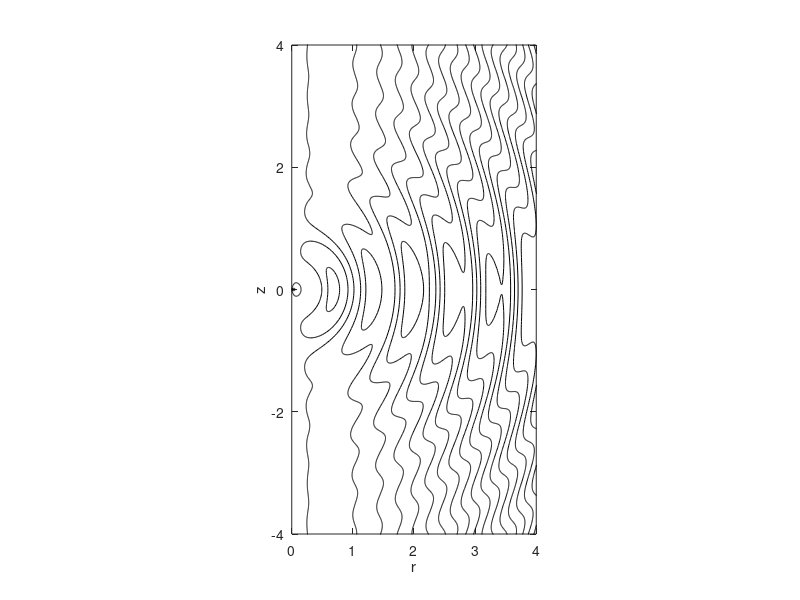

MATLAB code for this plot:
clear
close all

% Set Rossby number
Ro = 0.1;


% Defince sigma
m=1000;
sigmamin = 0.01;
sigmamax = 7.01;
sigma = linspace(sigmamin,sigmamax,m);
sigmasquare = sigma.^2;
sigmamin1 =sigma - 1;

% Calculate f(sigma)
Term_1 = -1*(1/2)* sigmasquare;
Fac_1 = (1/2)*1./sigma;
Arg = (sigma - 1)/Ro;
Term_2 =  sigma.*cos(Arg);
Term_3 = Ro * sin(Arg);
Brack = Term_2 - Term_3;
f = Term_1 + Fac_1 .* Brack;


% Now we have f(sigma). However, in order to plot is
% as in Fig. 3 of Scase and Terry we need to introduce
% angle theta relative to upward z axis and then 
% convert f and theta to cartesian coordinates. 

% Define polar coordinate theta and specify how many values to creat
p = pi;
n = 80;
theta = linspace(0,p,n);
sintheta = sin(theta);
costheta = cos(theta);
sinthetasquare = sintheta.^2;

%Calculate the z coordinate for each f
for j = 1:m          %Note: m = number of radial points
   for i = 1:n       %Note: n = number of angles
     z(i,j) = costheta(i)*sigma(j);
     r(i,j) = sintheta(i)* sigma(j);
     Psi(i,j) = f(j)*sinthetasquare(i);
   end    
end


%Calculate the z coordinate for each f. But calculate r via x and y
%for j = 1:m          %Note: m = number of radial points
%   for i = 1:n       %Note: n = number of angles
%     x(i,j) = sintheta(i)*sigma(j);
%     y(i,j) = costheta(i)*sigma(j);  
%     r2(i,j) = sqrt(x(i,j)^2 + y(i,j)^2);
%     F(i,j) = f(j);
%   end    
% end



%surf(r,z,Psi)
figure
contour(r,z,Psi,50,'k-')
pbaspect([1 2 1])

% Plot Psi but using the other way of calucatiing r, that is r2 above
%figure
%contour(r2,z,Psi)
%pbaspect([1 2 1])
% NOTE: Both Plots are the same, so I too plot out again


xlim([0, 4])
ylim([-4,4])
%zlim([-3, 3])

  xlabel('r')
  ylabel('z')
  zlabel('f')
    
 %fprintf('Happy Birthday\n');
